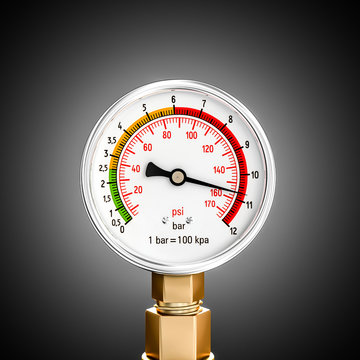
#> input picture data/raw/1.jpg, 360 x 360 px; its folder holds only this picture in this run
$ python run_preprocessing.py
#> lines starting #> are read from the running program, lines starting #| are printed output that depends on the picture; after the words box and inside, x2 and y2 are one past the last pixel; in counts of white or black regions, pixels touching at a corner belong together
### src/preprocessing/pipeline.py
import cv2
import numpy as np
from pathlib import Path

from .denoise import denoise
from .perspective import fix_perspective
from .crop import crop_to_dial
from .contrast import enhance_contrast
from .pointer import enhance_pointer
from .scale import enhance_scale


PIPELINE_VERSION = "v1.0"

# Target size passed to VLM (square)
OUTPUT_SIZE = 768


def run_pipeline(image_path: str | Path, output_path: str | Path) -> dict:
    """
    Run the full preprocessing pipeline on a single image and save the result.

    Steps (in order):
        1. Denoise       — bilateral filter
        2. Perspective   — ellipse → circle warp
        3. Crop          — Hough circle detection + tight crop
        4. Contrast      — CLAHE + gamma correction
        5. Pointer       — Canny overlay + HSV channel boost
        6. Scale         — adaptive threshold blend
        7. Resize        — to OUTPUT_SIZE × OUTPUT_SIZE

    Args:
        image_path:  path to the raw input image
        output_path: path where the processed image will be saved

    Returns:
        dict with keys: success (bool), message (str), version (str)
    """
    image_path = Path(image_path)
    output_path = Path(output_path)

    image = cv2.imread(str(image_path))
#> image is the input picture: shape (360, 360, 3); mean B, G, R 95.9, 99.5, 104.7
    if image is None:
        return {
            "success": False,
            "message": f"Could not read image: {image_path}",
            "version": PIPELINE_VERSION,
        }

    try:
        image = denoise(image)
        image = fix_perspective(image)
        image = crop_to_dial(image)
        image = enhance_contrast(image)
        image = enhance_pointer(image)
        image = enhance_scale(image)
        image = cv2.resize(image, (OUTPUT_SIZE, OUTPUT_SIZE), interpolation=cv2.INTER_LANCZOS4)

        output_path.parent.mkdir(parents=True, exist_ok=True)
        cv2.imwrite(str(output_path), image)

        return {
            "success": True,
            "message": f"Saved to {output_path}",
            "version": PIPELINE_VERSION,
        }

    except Exception as exc:
        return {
            "success": False,
            "message": str(exc),
            "version": PIPELINE_VERSION,
        }

### src/preprocessing/denoise.py
import cv2
import numpy as np


def denoise(image: np.ndarray) -> np.ndarray:
    """
    Apply bilateral filter denoising.
    Smooths flat regions (dial face) while preserving hard edges
    (needle, tick marks, bezel).

    Args:
        image: BGR image as numpy array

    Returns:
        Denoised BGR image
    """
    # d=9: diameter of pixel neighbourhood
    # sigmaColor=75: filter sigma in color space
    # sigmaSpace=75: filter sigma in coordinate space
    denoised = cv2.bilateralFilter(image, d=9, sigmaColor=75, sigmaSpace=75)
    return denoised

### src/preprocessing/perspective.py
import cv2
import numpy as np


def fix_perspective(image: np.ndarray) -> np.ndarray:
    """
    Detect the meter bezel as an ellipse and warp it back to a circle.
    If no ellipse is confidently detected, returns the original image unchanged.

    Args:
        image: BGR image as numpy array

    Returns:
        Perspective-corrected BGR image
    """
    gray = cv2.cvtColor(image, cv2.COLOR_BGR2GRAY)
    blurred = cv2.GaussianBlur(gray, (5, 5), 0)
    edges = cv2.Canny(blurred, 50, 150)
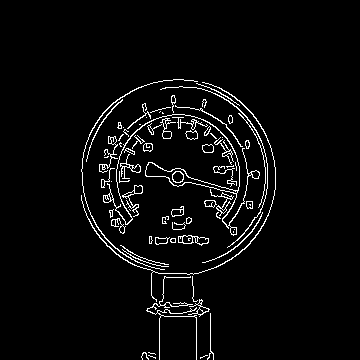
#> edges: shape (360, 360); 3.9% white in thin lines or dots, all inside (x1, y1, x2, y2) = (81, 79, 276, 360)

    contours, _ = cv2.findContours(edges, cv2.RETR_EXTERNAL, cv2.CHAIN_APPROX_SIMPLE)
#> contours = 71 contours, 37 with area under 20; largest, box (x1, y1, x2, y2) and area: (103, 114, 260, 236) 966, (178, 235, 209, 246) 182, (81, 82, 276, 302) 122, (122, 185, 143, 217) 110, (120, 154, 141, 179) 92

    best_ellipse = None
    best_score = 0

    for cnt in contours:
        if len(cnt) < 5:
            continue
        ellipse = cv2.fitEllipse(cnt)
        (cx, cy), (ma, mi), angle = ellipse

        # Skip if axes are nearly equal (already circular) or too small
        if mi < 20:
            continue

        aspect_ratio = ma / mi if mi > 0 else 1.0
        area = np.pi * (ma / 2) * (mi / 2)
        img_area = image.shape[0] * image.shape[1]

        # Score: prefer large ellipses with noticeable distortion
        if 1.05 < aspect_ratio < 3.0 and area > 0.05 * img_area:
            score = area * (aspect_ratio - 1.0)
            if score > best_score:
                best_score = score
                best_ellipse = ellipse
#> this loop made 71 passes
#> (cx, cy, ma, mi, angle) on passes 1, 2, 3, 4, 11, 12, 13, 15: (203.5, 356, 0.68, 10.73, 67.1), (152.6, 356.6, 0.864, 10.03, 110.5), (152, 353, 0.977, 8.46, 102.5), (144.4, 356.9, 6.14, 10.01, 165.3), (173, 240, 5.06, 6.53, 90), (160.2, 240.2, 7.2, 18.62, 86.6), (149.9, 239.5, 3.81, 8.12, 0.477), (177.8, 225.7, 8, 13.99, 85.4)
#> after the loop, best_score = 0

    if best_ellipse is None:
        return image

    (cx, cy), (ma, mi), angle = best_ellipse
    h, w = image.shape[:2]

    # Build source points from ellipse axes
    src_pts = cv2.ellipse2Poly(
        (int(cx), int(cy)),
        (int(ma / 2), int(mi / 2)),
        int(angle), 0, 360, 10
    ).astype(np.float32)

    # Target: a circle with radius = average of the two axes
    radius = (ma + mi) / 4
    dst_pts = []
    for i, angle_deg in enumerate(range(0, 360, 10)):
        a = np.deg2rad(angle_deg)
        dst_pts.append([cx + radius * np.cos(a), cy + radius * np.sin(a)])
    dst_pts = np.array(dst_pts, dtype=np.float32)

    # Use affine transform on a subset of points (fast approximation)
    transform, _ = cv2.findHomography(src_pts, dst_pts, cv2.RANSAC)
    if transform is None:
        return image

    corrected = cv2.warpPerspective(image, transform, (w, h))
    return corrected

### src/preprocessing/crop.py
import cv2
import numpy as np


def crop_to_dial(image: np.ndarray, padding: float = 0.08) -> np.ndarray:
    """
    Detect the circular meter bezel using Hough circle transform
    and crop tightly around it.

    Falls back to returning the original image if no circle is found.

    Args:
        image:   BGR image as numpy array
        padding: fractional padding around the detected circle (default 8%)

    Returns:
        Cropped BGR image centred on the dial
    """
#> called with padding = 0.08
    gray = cv2.cvtColor(image, cv2.COLOR_BGR2GRAY)
    blurred = cv2.medianBlur(gray, 5)
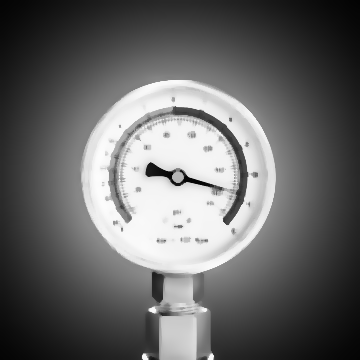
#> blurred: shape (360, 360); min 3, max 252, mean 102.3

    h, w = image.shape[:2]
    min_radius = int(min(h, w) * 0.2)
    max_radius = int(min(h, w) * 0.55)

    circles = cv2.HoughCircles(
        blurred,
        cv2.HOUGH_GRADIENT,
        dp=1.2,
        minDist=min(h, w) * 0.3,
        param1=100,
        param2=40,
        minRadius=min_radius,
        maxRadius=max_radius,
    )
#> circles = [[174.6, 178.2, 92.76]]

    if circles is None:
        # No circle found — return original
        return image

    circles = np.round(circles[0, :]).astype(int)
#> circles = [[175, 178, 93]]
    # Pick the largest detected circle
    cx, cy, r = sorted(circles, key=lambda c: c[2], reverse=True)[0]
#> cx = 175; cy = 178; r = 93

    pad = int(r * padding)
#> pad = 7
    x1 = max(cx - r - pad, 0)
#> x1 = 75
    y1 = max(cy - r - pad, 0)
#> y1 = 78
    x2 = min(cx + r + pad, w)
#> x2 = 275
    y2 = min(cy + r + pad, h)
#> y2 = 278

    cropped = image[y1:y2, x1:x2]
    return cropped

### src/preprocessing/contrast.py
import cv2
import numpy as np


def enhance_contrast(image: np.ndarray, gamma: float = 1.2) -> np.ndarray:
    """
    Apply CLAHE (Contrast Limited Adaptive Histogram Equalization) on the
    L channel of the LAB colour space, then apply gamma correction.

    CLAHE boosts local contrast across the dial face without blowing out
    highlights. Gamma lifts midtones for underexposed images.

    Args:
        image: BGR image as numpy array
        gamma: gamma value > 1 brightens midtones (use 1.0 to skip)

    Returns:
        Contrast-enhanced BGR image
    """
#> called with gamma = 1.2
    lab = cv2.cvtColor(image, cv2.COLOR_BGR2LAB)
#> lab: shape (200, 200, 3); mean of channels 0, 1, 2 192, 131.7, 133
    l, a, b = cv2.split(lab)
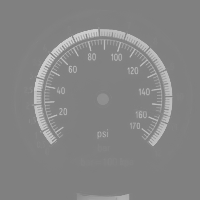
#> b: shape (200, 200); min 121, max 208, mean 133

    clahe = cv2.createCLAHE(clipLimit=2.5, tileGridSize=(8, 8))
    l_enhanced = clahe.apply(l)

    lab_enhanced = cv2.merge([l_enhanced, a, b])
#> lab_enhanced: shape (200, 200, 3); mean of channels 0, 1, 2 182, 131.7, 133
    enhanced = cv2.cvtColor(lab_enhanced, cv2.COLOR_LAB2BGR)

    # Gamma correction
    if gamma != 1.0:
        inv_gamma = 1.0 / gamma
        table = np.array(
            [((i / 255.0) ** inv_gamma) * 255 for i in range(256)]
        ).astype(np.uint8)
        enhanced = cv2.LUT(enhanced, table)

    return enhanced

### src/preprocessing/pointer.py
import cv2
import numpy as np


def enhance_pointer(image: np.ndarray, edge_alpha: float = 0.4) -> np.ndarray:
    """
    Make the needle/pointer stand out from the dial face using two techniques:

    1. HSV channel boost — saturates red/orange hues (common needle colours)
    2. Canny edge overlay — blends detected edges semi-transparently so the
       thin needle appears as a distinct line even if it shares colour with
       tick marks.

    Args:
        image:      BGR image as numpy array
        edge_alpha: blend weight for the Canny edge overlay (0.0–1.0)

    Returns:
        Pointer-enhanced BGR image
    """
#> called with edge_alpha = 0.4
    # --- 1. HSV saturation boost for warm hues (red / orange needles) ---
    hsv = cv2.cvtColor(image, cv2.COLOR_BGR2HSV).astype(np.float32)
    h, s, v = cv2.split(hsv)

    # Red hues: 0-15 and 160-180 in OpenCV HSV
    red_mask = ((h <= 15) | (h >= 160)).astype(np.float32)
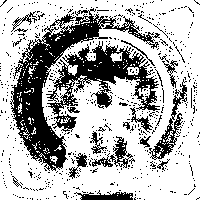
#> red_mask: shape (200, 200) float32; values 0 (black) and 1 (white), 69.5% white; 622 black regions (599 under 20 px), largest, box (x1, y1, x2, y2) and area: (10, 8, 160, 171) 5147, (46, 41, 160, 132) 3289, (149, 79, 187, 160) 648
    boost = 1.0 + 0.6 * red_mask          # boost red by 60%, others unchanged
    s = np.clip(s * boost, 0, 255)

    hsv_boosted = cv2.merge([h, s, v]).astype(np.uint8)
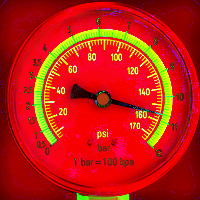
#> hsv_boosted: shape (200, 200, 3); mean B, G, R 16.1, 28, 192.9
    result = cv2.cvtColor(hsv_boosted, cv2.COLOR_HSV2BGR)

    # --- 2. Canny edge overlay ---
    gray = cv2.cvtColor(result, cv2.COLOR_BGR2GRAY)
#> gray: shape (200, 200)
    edges = cv2.Canny(gray, threshold1=40, threshold2=120)
#> edges: shape (200, 200); 15.3% white in thin lines or dots

    # Convert edges to 3-channel and blend
    edges_3ch = cv2.cvtColor(edges, cv2.COLOR_GRAY2BGR)
#> edges_3ch: shape (200, 200, 3); 15.3% white in thin lines or dots
    result = cv2.addWeighted(result, 1.0, edges_3ch, edge_alpha, 0)

    return result

### src/preprocessing/scale.py
import cv2
import numpy as np


def enhance_scale(image: np.ndarray, blend_alpha: float = 0.3) -> np.ndarray:
    """
    Enhance tick marks and scale numbers using adaptive thresholding blended
    back over the colour image.

    Adaptive thresholding handles uneven lighting (e.g. a shadow on one side
    of the dial) that global thresholding would miss.

    Args:
        image:       BGR image as numpy array
        blend_alpha: weight of the threshold layer in the final blend (0.0–1.0)

    Returns:
        Scale-enhanced BGR image
    """
#> called with blend_alpha = 0.3
    gray = cv2.cvtColor(image, cv2.COLOR_BGR2GRAY)

    # Adaptive threshold: block size 15 works well for dial-sized images
    thresh = cv2.adaptiveThreshold(
        gray,
        maxValue=255,
        adaptiveMethod=cv2.ADAPTIVE_THRESH_GAUSSIAN_C,
        thresholdType=cv2.THRESH_BINARY,
        blockSize=15,
        C=4,
    )
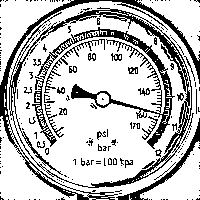
#> thresh: shape (200, 200); 75.3% white; 227 black regions (200 under 20 px), largest, box (x1, y1, x2, y2) and area: (9, 7, 192, 188) 2826, (32, 27, 175, 149) 2515, (0, 0, 200, 200) 2090

    # Invert so tick marks are white on black (easier to blend)
    thresh_inv = cv2.bitwise_not(thresh)
    thresh_3ch = cv2.cvtColor(thresh_inv, cv2.COLOR_GRAY2BGR)

    # Blend: mostly original colour, small dose of thresholded detail
    result = cv2.addWeighted(image, 1.0, thresh_3ch, blend_alpha, 0)
    return result

### scripts/run_preprocessing.py
"""
run_preprocessing.py
--------------------
Process all images in data/raw/ through the preprocessing pipeline
and save results to data/processed/.

Usage:
    python scripts/run_preprocessing.py
    python scripts/run_preprocessing.py --input data/raw --output data/processed
    python scripts/run_preprocessing.py --input path/to/single_image.jpg
"""

import argparse
import sys
from pathlib import Path

# Allow running from the repo root without installing the package
sys.path.insert(0, str(Path(__file__).parent.parent))

from tqdm import tqdm
from src.preprocessing.pipeline import run_pipeline

SUPPORTED_EXTENSIONS = {".jpg", ".jpeg", ".png", ".webp", ".bmp", ".tiff"}


def collect_images(input_path: Path) -> list[Path]:
    if input_path.is_file():
        return [input_path]
    return sorted(
        p for p in input_path.rglob("*")
        if p.suffix.lower() in SUPPORTED_EXTENSIONS
    )


def main():
    parser = argparse.ArgumentParser(description="Preprocess pressure meter images.")
    parser.add_argument(
        "--input", "-i",
        default="data/raw",
        help="Input directory (or single image file). Default: data/raw",
    )
    parser.add_argument(
        "--output", "-o",
        default="data/processed",
        help="Output directory. Default: data/processed",
    )
    args = parser.parse_args()

    input_path = Path(args.input)
    output_dir = Path(args.output)

    if not input_path.exists():
        print(f"[ERROR] Input path does not exist: {input_path}")
        sys.exit(1)

    images = collect_images(input_path)
    if not images:
        print(f"[WARN] No supported images found in: {input_path}")
        sys.exit(0)

    print(f"Found {len(images)} image(s). Processing...")
    output_dir.mkdir(parents=True, exist_ok=True)

    success_count = 0
    fail_count = 0

    for img_path in tqdm(images, unit="img"):
        out_path = output_dir / img_path.name
        result = run_pipeline(img_path, out_path)
#> in run_pipeline, `image = cv2.resize(image, (OUTPUT_SIZE, OUTPUT_SIZE), interpolation=cv..`:
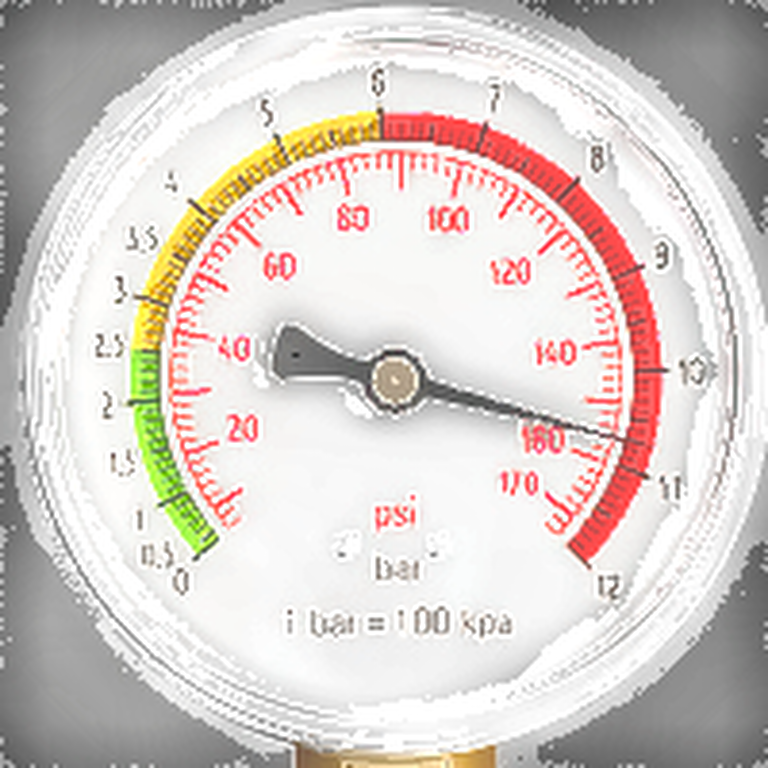
#> image: shape (768, 768, 3); mean B, G, R 201.3, 205.8, 215.2

        if result["success"]:
            success_count += 1
        else:
            fail_count += 1
            tqdm.write(f"[FAIL] {img_path.name}: {result['message']}")

    print(f"\nDone. {success_count} succeeded, {fail_count} failed.")
    print(f"Processed images saved to: {output_dir.resolve()}")


if __name__ == "__main__":
    main()
